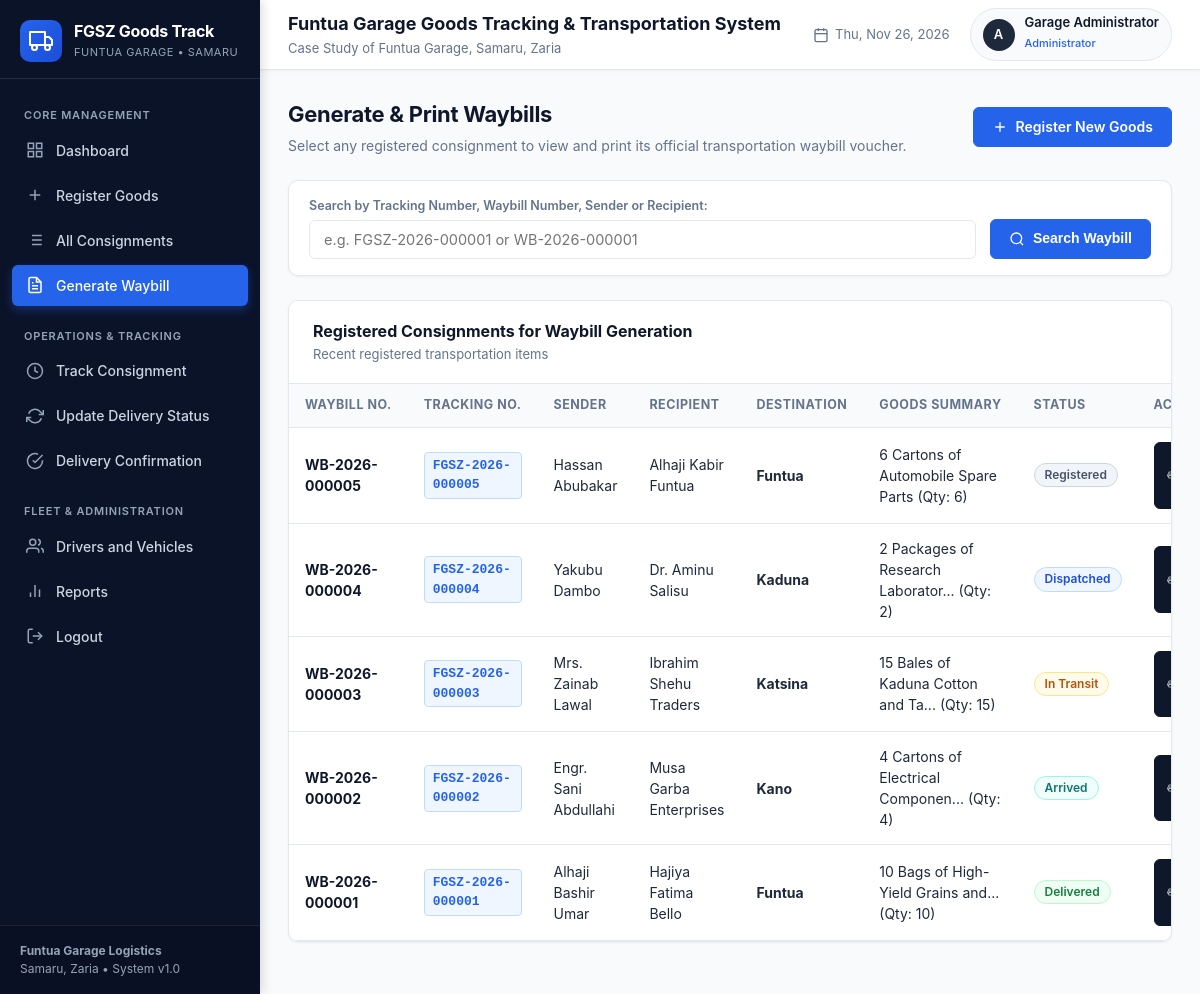
The page /waybills/generate.php (signed in) on the database its author committed.
### tables this page shows
CREATE TABLE `waybills` (
  `waybill_id` INT NOT NULL AUTO_INCREMENT,
  `consignment_id` INT NOT NULL UNIQUE,
  `waybill_number` VARCHAR(50) NOT NULL UNIQUE,
  `issue_date` DATETIME NOT NULL DEFAULT CURRENT_TIMESTAMP,
  `issued_by` INT NOT NULL,
  PRIMARY KEY (`waybill_id`),
  INDEX `idx_waybill_num` (`waybill_number`),
  CONSTRAINT `fk_waybill_consignment` FOREIGN KEY (`consignment_id`) REFERENCES `consignments` (`consignment_id`) ON DELETE CASCADE ON UPDATE CASCADE,
  CONSTRAINT `fk_waybill_user` FOREIGN KEY (`issued_by`) REFERENCES `users` (`user_id`) ON DELETE CASCADE ON UPDATE CASCADE
);

CREATE TABLE `consignments` (
  `consignment_id` INT NOT NULL AUTO_INCREMENT,
  `tracking_number` VARCHAR(50) NOT NULL UNIQUE,
  `sender_name` VARCHAR(100) NOT NULL,
  `sender_contact` VARCHAR(30) NOT NULL,
  `sender_address` VARCHAR(255) NULL,
  `recipient_name` VARCHAR(100) NOT NULL,
  `recipient_contact` VARCHAR(30) NOT NULL,
  `recipient_address` VARCHAR(255) NULL,
  `goods_description` TEXT NOT NULL,
  `quantity` INT NOT NULL DEFAULT 1,
  `goods_category` VARCHAR(100) NULL,
  `special_instructions` TEXT NULL,
  `destination` VARCHAR(150) NOT NULL,
  `dispatch_date` DATE NULL,
  `driver_id` INT NULL,
  `vehicle_id` INT NULL,
  `current_status` VARCHAR(30) NOT NULL DEFAULT 'Registered',
  `registered_by` INT NOT NULL,
  `created_at` DATETIME NOT NULL DEFAULT CURRENT_TIMESTAMP,
  PRIMARY KEY (`consignment_id`),
  INDEX `idx_tracking` (`tracking_number`),
  INDEX `idx_status` (`current_status`),
  INDEX `idx_destination` (`destination`),
  INDEX `idx_created_at` (`created_at`),
  CONSTRAINT `fk_consignment_driver` FOREIGN KEY (`driver_id`) REFERENCES `drivers` (`driver_id`) ON DELETE SET NULL ON UPDATE CASCADE,
  CONSTRAINT `fk_consignment_vehicle` FOREIGN KEY (`vehicle_id`) REFERENCES `vehicles` (`vehicle_id`) ON DELETE SET NULL ON UPDATE CASCADE,
  CONSTRAINT `fk_consignment_user` FOREIGN KEY (`registered_by`) REFERENCES `users` (`user_id`) ON DELETE CASCADE ON UPDATE CASCADE
);

### waybills/generate.php (the view, shortened to what this page needs)
<?php
require_once __DIR__ . '/../includes/auth.php';
$search_query = trim($_GET['search'] ?? '');
$consignments = [];
if (!empty($search_query)) {
    $stmt = $pdo->prepare("
        SELECT c.*, w.waybill_number, w.issue_date
        FROM consignments c
        LEFT JOIN waybills w ON c.consignment_id = w.consignment_id
        WHERE c.tracking_number LIKE ?
           OR w.waybill_number LIKE ?
           OR c.sender_name LIKE ?
           OR c.recipient_name LIKE ?
        ORDER BY c.consignment_id DESC
    ");
    $term = "%{$search_query}%";
    $stmt->execute([$term, $term, $term, $term]);
    $consignments = $stmt->fetchAll();
    if (empty($consignments)) {
        flash('info', 'No matching consignments found for the entered query.', 'Search Result');
    }
} else {
    $stmt = $pdo->query("
        SELECT c.*, w.waybill_number, w.issue_date
        FROM consignments c
        LEFT JOIN waybills w ON c.consignment_id = w.consignment_id
        ORDER BY c.consignment_id DESC
        LIMIT 12
    ");
    $consignments = $stmt->fetchAll();
}
require_once __DIR__ . '/../includes/header.php';
require_once __DIR__ . '/../includes/sidebar.php';
?>
<div class="page-header">
  <div class="page-header-title">
    <h1>Generate &amp; Print Waybills</h1>
    <p>Select any registered consignment to view and print its official transportation waybill voucher.</p>
  </div>
  <div class="page-header-actions">
    <a href="<?php echo BASE_URL; ?>consignments/register.php" class="btn btn-primary">
      <svg viewBox="0 0 24 24" fill="none" stroke="currentColor" stroke-width="2"><path d="M12 5v14M5 12h14"></path></svg>
      Register New Goods
    </a>
  </div>
</div>
<div class="filter-card">
  <form method="GET" action="<?php echo BASE_URL; ?>waybills/generate.php" class="filter-form">
    <div class="filter-group" style="flex: 2;">
      <label for="search">Search by Tracking Number, Waybill Number, Sender or Recipient:</label>
      <input type="text" id="search" name="search" class="form-control" placeholder="e.g. FGSZ-2026-000001 or WB-2026-000001" value="<?php echo htmlspecialchars($search_query); ?>">
    </div>
    <div>
      <button type="submit" class="btn btn-primary">
        <svg viewBox="0 0 24 24" fill="none" stroke="currentColor" stroke-width="2"><circle cx="11" cy="11" r="8"></circle><line x1="21" y1="21" x2="16.65" y2="16.65"></line></svg>
        Search Waybill
      </button>
    </div>
  </form>
</div>
<div class="card">
  <div class="card-header">
    <div>
      <h2>Registered Consignments for Waybill Generation</h2>
      <span class="card-subtitle"><?php echo !empty($search_query) ? 'Filtered results' : 'Recent registered transportation items'; ?></span>
    </div>
  </div>
  <div class="table-responsive">
    <table class="data-table">
      <thead>
        <tr>
          <th>Waybill No.</th>
          <th>Tracking No.</th>
          <th>Sender</th>
          <th>Recipient</th>
          <th>Destination</th>
          <th>Goods Summary</th>
          <th>Status</th>
          <th>Action</th>
        </tr>
      </thead>
      <tbody>
        <?php if (empty($consignments)): ?>
          <tr>
            <td colspan="8" style="text-align: center; color: var(--text-muted); padding: 30px;">
              No consignment records found.
            </td>
          </tr>
        <?php else: ?>
          <?php foreach ($consignments as $c): ?>
            <tr>
              <td>
                <strong style="color: var(--primary-navy);"><?php echo htmlspecialchars($c['waybill_number'] ?? 'WB-' . $c['consignment_id']); ?></strong>
              </td>
              <td>
                <span class="tracking-code"><?php echo htmlspecialchars($c['tracking_number']); ?></span>
              </td>
              <td><?php echo htmlspecialchars($c['sender_name']); ?></td>
              <td><?php echo htmlspecialchars($c['recipient_name']); ?></td>
              <td><strong><?php echo htmlspecialchars($c['destination']); ?></strong></td>
              <td><?php echo htmlspecialchars(mb_strimwidth($c['goods_description'], 0, 35, '...')); ?> (Qty: <?php echo (int)$c['quantity']; ?>)</td>
              <td><?php echo get_status_badge($c['current_status']); ?></td>
              <td>
                <a href="<?php echo BASE_URL; ?>waybills/view.php?id=<?php echo $c['consignment_id']; ?>" class="btn btn-navy btn-sm">
                  <svg viewBox="0 0 24 24" fill="none" stroke="currentColor" stroke-width="2"><polyline points="6 9 6 2 18 2 18 9"></polyline><path d="M6 18H4a2 2 0 0 1-2-2v-5a2 2 0 0 1 2-2h16a2 2 0 0 1 2 2v5a2 2 0 0 1-2 2h-2"></path><rect x="6" y="14" width="12" height="8"></rect></svg>
                </a>
              </td>
            </tr>
          <?php endforeach; ?>
        <?php endif; ?>
      </tbody>
    </table>
  </div>
</div>
<?php require_once __DIR__ . '/../includes/footer.php'; ?>

### includes/functions.php (shortened to what this page needs)
<?php
function get_status_badge($status) {
    $badgeClass = 'badge-secondary';
    switch ($status) {
        case 'Registered':
            $badgeClass = 'badge-registered';
            break;
        case 'Dispatched':
            $badgeClass = 'badge-dispatched';
            break;
        case 'In Transit':
            $badgeClass = 'badge-transit';
            break;
        case 'Arrived':
            $badgeClass = 'badge-arrived';
            break;
        case 'Delivered':
            $badgeClass = 'badge-delivered';
            break;
    }
    return '<span class="status-badge ' . $badgeClass . '">' . htmlspecialchars($status) . '</span>';
}

### rows shown on the page
waybills: waybill_number "WB-2026-000005", consignment.tracking_number "FGSZ-2026-000005", consignment.sender_name "Hassan Abubakar", consignment.recipient_name "Alhaji Kabir Funtua", consignment.destination "Funtua", consignment.goods_description "6 Cartons of Automobile Spare Parts", consignment.quantity "6", consignment.current_status "Registered"
waybills: waybill_number "WB-2026-000004", consignment.tracking_number "FGSZ-2026-000004", consignment.sender_name "Yakubu Dambo", consignment.recipient_name "Dr. Aminu Salisu", consignment.destination "Kaduna", consignment.goods_description "2 Packages of Research Laborator...", consignment.quantity "2", consignment.current_status "Dispatched"
waybills: waybill_number "WB-2026-000003", consignment.tracking_number "FGSZ-2026-000003", consignment.sender_name "Mrs. Zainab Lawal", consignment.recipient_name "Ibrahim Shehu Traders", consignment.destination "Katsina", consignment.goods_description "15 Bales of Kaduna Cotton and Ta...", consignment.quantity "15", consignment.current_status "In Transit"
waybills: waybill_number "WB-2026-000002", consignment.tracking_number "FGSZ-2026-000002", consignment.sender_name "Engr. Sani Abdullahi", consignment.recipient_name "Musa Garba Enterprises", consignment.destination "Kano", consignment.goods_description "4 Cartons of Electrical Componen...", consignment.quantity "4", consignment.current_status "Arrived"
waybills: waybill_number "WB-2026-000001", consignment.tracking_number "FGSZ-2026-000001", consignment.sender_name "Alhaji Bashir Umar", consignment.recipient_name "Hajiya Fatima Bello", consignment.destination "Funtua", consignment.goods_description "10 Bags of High-Yield Grains and...", consignment.quantity "10", consignment.current_status "Delivered"

### other values the page prints
substr($currentUser['username'], 0, 1) "A"
$currentUser['full_name'] "Garage Administrator"
$currentUser['role'] "Administrator"
